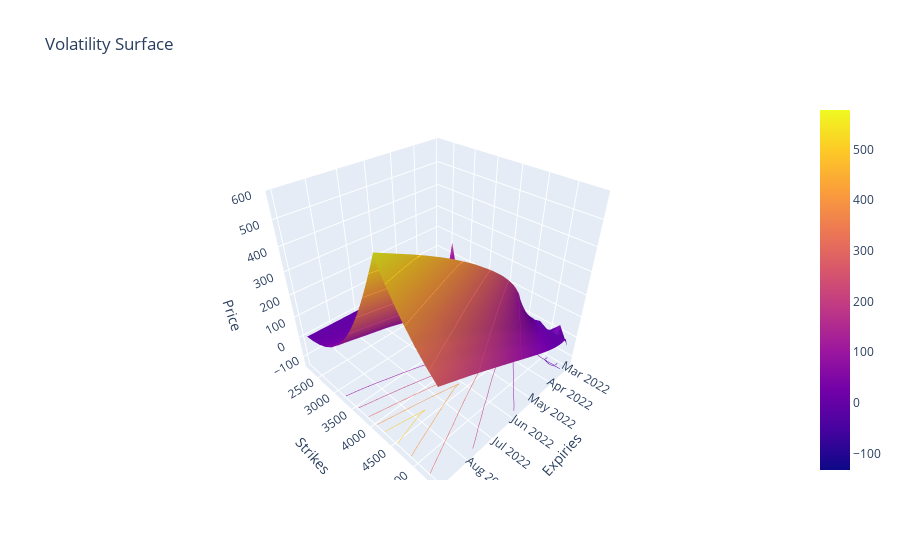
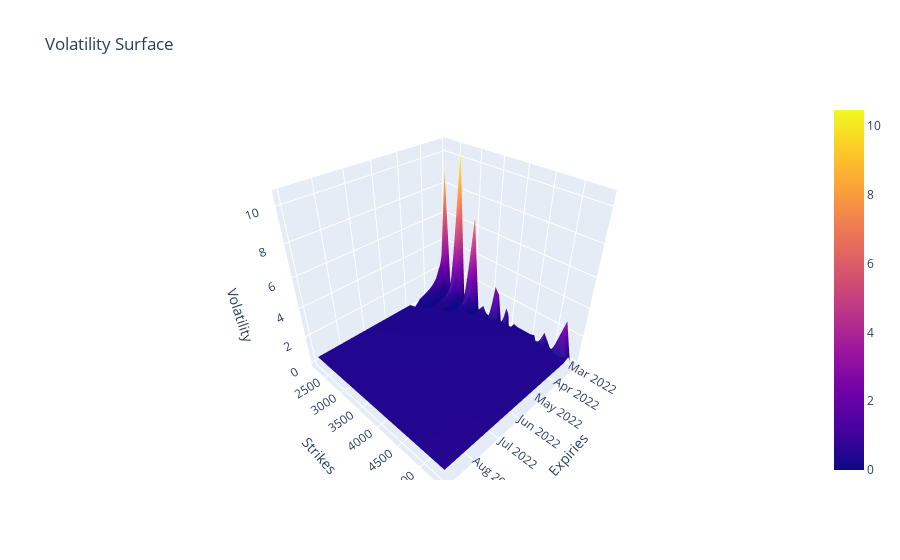

Notebook code for these charts, in order:
### Code cell
from stochastic_volatility_models.visualisations.volatility_surface import plot_volatility_surface

fig = plot_volatility_surface(
	time=time,
	volatility_surface=spx_vs,
	quantity_method="model_price",
	model=model,
	plot_parameters={"moneyness": False, "time_to_expiry": False, "log_moneyness": False, "mid_price": True},
)
fig.show()


fig = plot_volatility_surface(
	time=time,
	volatility_surface=spx_vs,
	quantity_method="model_pricing_implied_volatility",
	pricing_model=PricingModel(),
	model=model,
	plot_parameters={"moneyness": False, "time_to_expiry": False, "log_moneyness": False, "mid_price": True},
)
fig.show()

### Figure 1 — Plotly figure (JSON) as saved in the notebook; plotly's stock layout.template omitted (floating-point values rounded to 4 significant figures; data arrays with more than 128 entries replaced by an {"elided": "..."} marker saying what was removed)
{"data": [{"contours": {"z": {"highlightcolor": "limegreen", "project": {"z": true}, "show": true, "usecolormap": true}}, "type": "surface", "x": ["2022-03-04", "2022-03-09", "2022-03-11", "2022-03-18", "2022-03-23", "2022-03-25", "2022-03-30", "2022-03-31", "2022-04-01", "2022-04-08", "2022-04-14", "2022-04-22", "2022-04-29", "2022-05-20", "2022-05-31", "2022-06-17", "2022-06-30", "2022-07-15", "2022-07-29", "2022-08-31"], "y": [2200, 2400, 2600, 2800, 3000, 3200, 3400, 3500, 3600, 3700, 3800, 3850, 3900, 3950, 3975, 4000, 4025, 4040, 4050, 4060, 4070, 4075, 4080, 4090, 4100, 4110, 4120, 4125, 4130, 4140, 4150, 4160, 4170, 4175, 4180, 4190, 4200, 4210, 4220, 4225, 4230, 4240, 4250, 4260, 4270, 4275, 4280, 4290, 4300, 4310, 4320, 4325, 4330, 4340, 4350, 4360, 4370, 4375, 4380, 4390, 4400, 4410, 4420, 4425, 4430, 4440, 4450, 4460, 4470, 4475, 4480, 4490, 4500, 4510, 4525, 4550, 4600, 4650, 4700, 4800, 5000, 5200, 5400], "z": {"elided": "83x20 float values"}}], "layout": {"scene": {"aspectmode": "cube", "xaxis": {"title": {"text": "Expiries"}}, "yaxis": {"title": {"text": "Strikes"}}, "zaxis": {"title": {"text": "Price"}}}, "title": {"text": "Volatility Surface"}}}

### Figure 2 — Plotly figure (JSON) as saved in the notebook; plotly's stock layout.template omitted (floating-point values rounded to 4 significant figures; data arrays with more than 128 entries replaced by an {"elided": "..."} marker saying what was removed)
{"data": [{"contours": {"z": {"highlightcolor": "limegreen", "project": {"z": true}, "show": true, "usecolormap": true}}, "type": "surface", "x": ["2022-03-04", "2022-03-09", "2022-03-11", "2022-03-18", "2022-03-23", "2022-03-25", "2022-03-30", "2022-03-31", "2022-04-01", "2022-04-08", "2022-04-14", "2022-04-22", "2022-04-29", "2022-05-20", "2022-05-31", "2022-06-17", "2022-06-30", "2022-07-15", "2022-07-29", "2022-08-31"], "y": [2200, 2400, 2600, 2800, 3000, 3200, 3400, 3500, 3600, 3700, 3800, 3850, 3900, 3950, 3975, 4000, 4025, 4040, 4050, 4060, 4070, 4075, 4080, 4090, 4100, 4110, 4120, 4125, 4130, 4140, 4150, 4160, 4170, 4175, 4180, 4190, 4200, 4210, 4220, 4225, 4230, 4240, 4250, 4260, 4270, 4275, 4280, 4290, 4300, 4310, 4320, 4325, 4330, 4340, 4350, 4360, 4370, 4375, 4380, 4390, 4400, 4410, 4420, 4425, 4430, 4440, 4450, 4460, 4470, 4475, 4480, 4490, 4500, 4510, 4525, 4550, 4600, 4650, 4700, 4800, 5000, 5200, 5400], "z": {"elided": "83x20 float values"}}], "layout": {"scene": {"aspectmode": "cube", "xaxis": {"title": {"text": "Expiries"}}, "yaxis": {"title": {"text": "Strikes"}}, "zaxis": {"title": {"text": "Volatility"}}}, "title": {"text": "Volatility Surface"}}}
